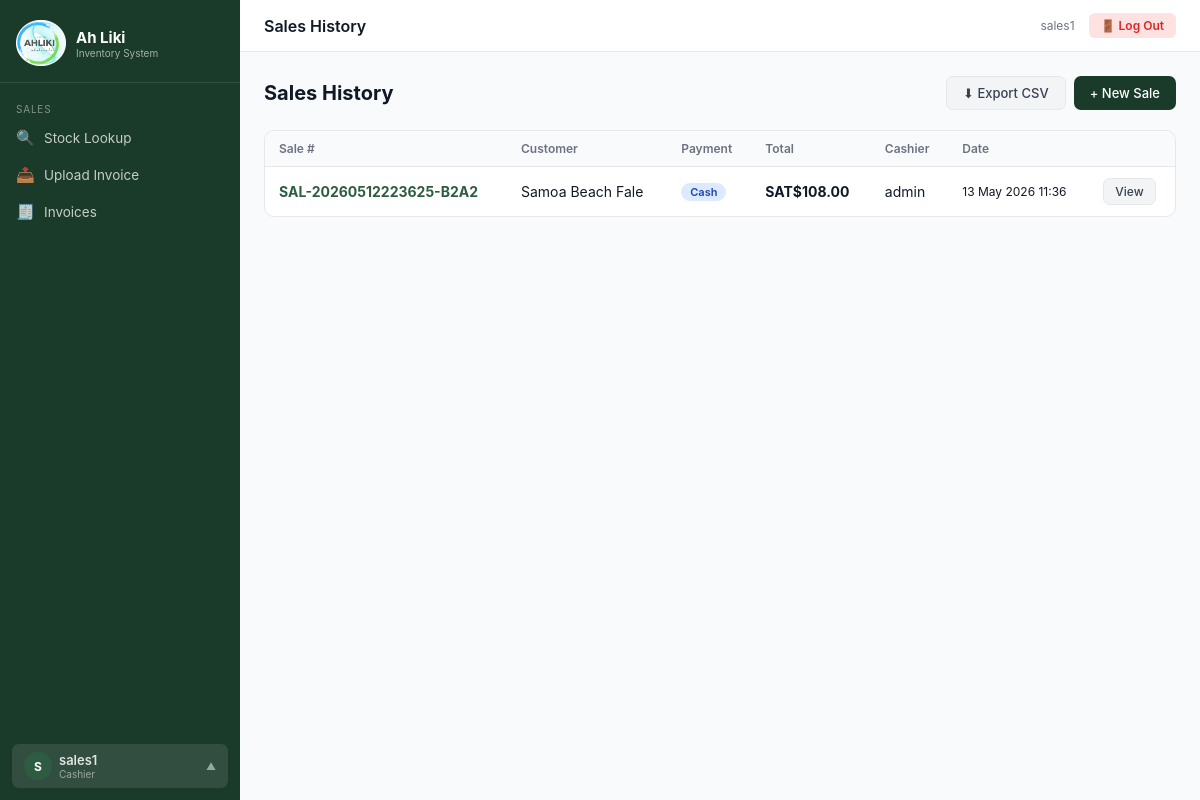
The app's page /sales/ (signed in), older data.
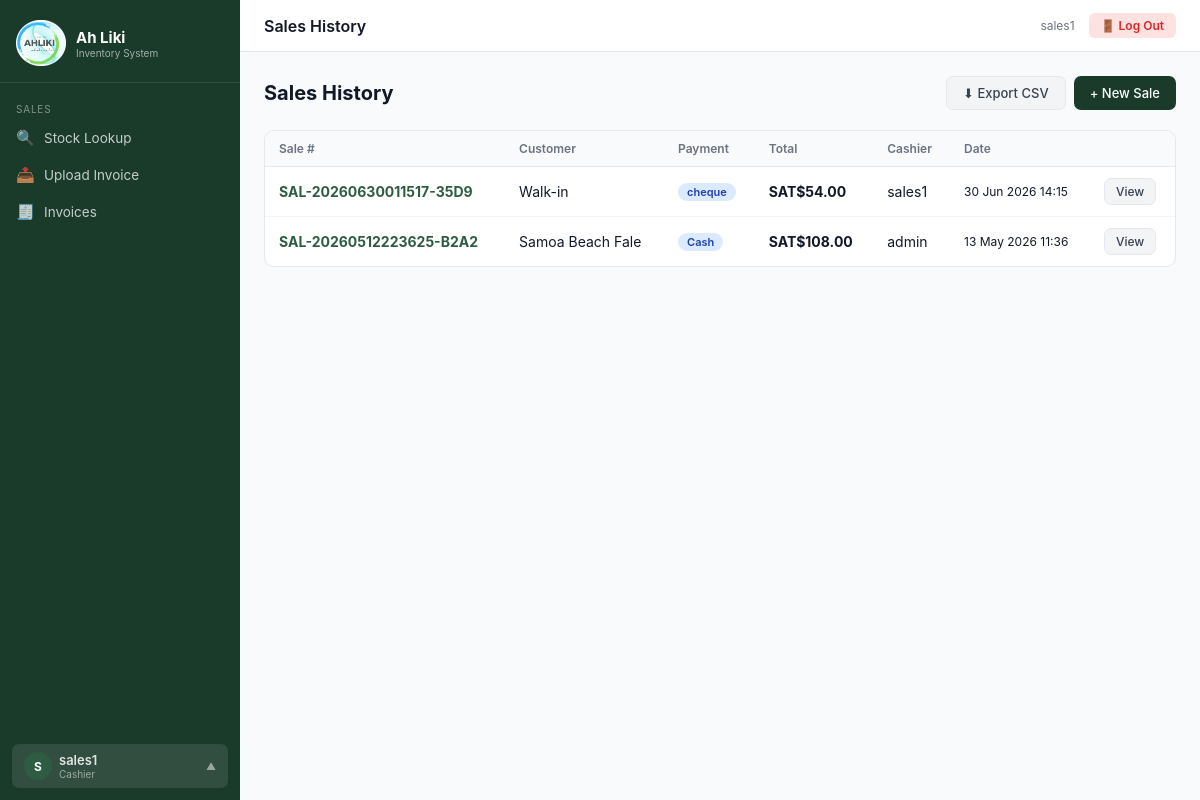
The same page, newer data.
### inventory/models.py (models this page shows, shortened)
class Sale(models.Model):
    sale_number = models.CharField(max_length=100, unique=True)
    cashier = models.ForeignKey(User, on_delete=models.SET_NULL, null=True, related_name='sales')
    created_at = models.DateTimeField(default=timezone.now)
    total_amount = models.DecimalField(max_digits=12, decimal_places=2, default=0)
    customer_name = models.CharField(max_length=200, blank=True)
    account_number = models.CharField(max_length=100, blank=True, help_text='BC account for credit customers')
    payment_method = models.CharField(max_length=50, default='cash',
        choices=[('cash','Cash'),('credit','Credit Account'),('eftpos','EFTPOS')])
    notes = models.TextField(blank=True)

### inventory/views.py (the view)
# urls.py: path('sales/', views.sale_list, name='sale_list'),
@login_required
def sale_list(request):
    sales = Sale.objects.select_related('cashier').order_by('-created_at')
    return render(request, 'sales/list.html', {'sales': sales})

### inventory/context_processors.py (called while the page is built)
def alerts_count(request):
    if request.user.is_authenticated:
        return {'open_alerts_count': StockAlert.objects.filter(is_resolved=False).count()}
    return {'open_alerts_count': 0}

### inventory/templatetags/custom_tags.py (called while the page is built)
@register.filter
def user_role(user):
    if not user.is_authenticated:
        return ''
    try:
        from inventory.models import UserProfile
        profile, _ = UserProfile.objects.get_or_create(user=user)
        return profile.role
    except:
        return ''

### templates/sales/list.html (shortened to what this page needs)
{% extends 'base.html' %}
{% block topbar_title %}Sales History{% endblock %}
{% block content %}
<div class="page-header">
  <div><h1>Sales History</h1></div>
  <div style="display:flex;gap:8px">
    <a href="{% url 'export_sales_csv' %}" class="btn btn-secondary">⬇ Export CSV</a>
    <a href="{% url 'sale_new' %}" class="btn btn-primary">+ New Sale</a>
  </div>
</div>
<div class="card">
  <div class="table-wrap">
    <table>
      <thead><tr><th>Sale #</th><th>Customer</th><th>Payment</th><th>Total</th><th>Cashier</th><th>Date</th><th></th></tr></thead>
      <tbody>
      {% for s in sales %}
      <tr>
        <td><a href="{% url 'sale_detail' s.pk %}"><strong>{{ s.sale_number }}</strong></a></td>
        <td>{{ s.customer_name|default:"Walk-in" }}</td>
        <td><span class="badge badge-blue">{{ s.get_payment_method_display }}</span></td>
        <td><strong>SAT${{ s.total_amount }}</strong></td>
        <td>{{ s.cashier.get_full_name|default:s.cashier.username }}</td>
        <td style="font-size:12px">{{ s.created_at|date:"d M Y H:i" }}</td>
        <td><a href="{% url 'sale_detail' s.pk %}" class="btn btn-sm btn-secondary">View</a></td>
      </tr>
      {% empty %}<tr><td colspan="7" style="text-align:center;color:var(--gray-500);padding:24px">No sales yet.</td></tr>{% endfor %}
      </tbody>
    </table>
  </div>
</div>
{% endblock %}

Row changes from the older to the newer data that the page shows:
added Sale: sale_number "SAL-20260630011517-35D9", customer_name "Walk-in", payment_method "cheque", total_amount "54.00", cashier.get_full_name "sales1", created_at "30 Jun 2026 14:15"
